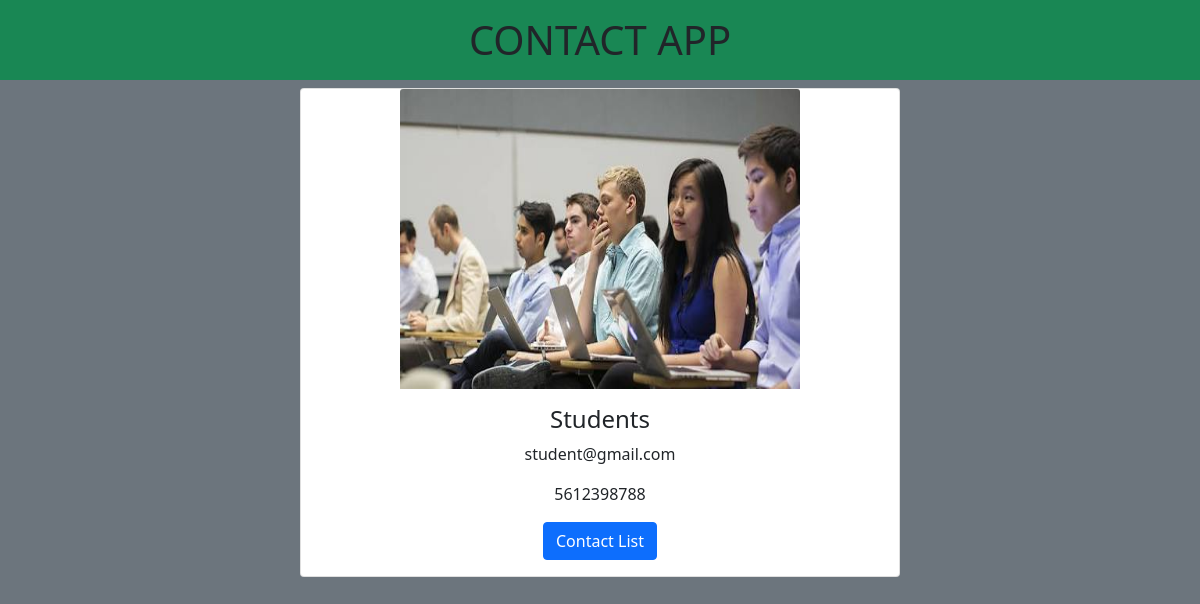
/card/49/, run on the app's committed database.
### myapp/models.py (models this page shows, shortened)
class Contact(models.Model):
    name=models.CharField(max_length=1000)
    email=models.EmailField(default='abc@gmail.com')
    phone=models.IntegerField()
    image=models.ImageField(default='download.png')

### myapp/views.py (the view)
# urls.py: path('card/<int:id>/',views.contact_card,name='card'),
def contact_card(request,id):
    contact=get_object_or_404(Contact,pk=id)
    return render(request,'contactcard.html',{'contact':contact})

### myapp/templates/contactcard.html (shortened to what this page needs)
{% extends 'base.html' %}
{% block one %}
{% if contact %}
<div class="container-fluid">
    <div class="card" style="width:600px;margin: auto;">
        <a href="{% url 'image' contact.id %}" style="margin: auto;"><img class="card-img-top" style="width: 400px;height: 300px;"
          src='{{contact.image.url}}' alt="Card image"></a>
        <div class="card-body text-center">
          <h4 class="card-title">{{contact.name}}</h4>
          <p class="card-text">{{contact.email}}</p>
          <p class="card-text">{{contact.phone}}</p>
          <a href="{% url 'contacts' %}" class="btn btn-primary">Contact List</a>
        </div>
    </div>
</div>
{% endif %}
{% endblock %}

### data on the page
Contact: image (picture), name "Students", email "student@gmail.com", phone "5612398788"
